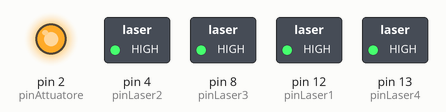
Simulated run of this sketch. Board: Arduino Uno, built with avr-gcc and run on an emulated ATmega328P. Parts: switched loads named in the sketch (green lamp = pin HIGH), output pins drawn as LEDs (lit = HIGH). What the sketch prints to the serial monitor is not drawn.

Above: at 0.1 s.
Timing chart, 0 to 1.6 s (numbered marks = the images above):
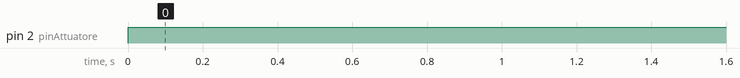

The sketch:

sketch_accelerazione_gravita.ino
```cpp
#define pinAttuatore 2

// nero
#define pinLaser1 12
#define pinRicevitore1 3

// viola
#define pinLaser2 4
#define pinRicevitore2 10

// arancione
#define pinLaser3 8
#define pinRicevitore3 5

// giallo
#define pinLaser4 13
#define pinRicevitore4 6

#define num_laser 4
int pinLaser [num_laser] = {pinLaser1, pinLaser2, pinLaser3, pinLaser4} ;
int pinRicevitore [num_laser] = {pinRicevitore1, pinRicevitore2, pinRicevitore3, pinRicevitore4};

void setup() {
  Serial.begin (9600) ;

  pinMode (pinAttuatore, OUTPUT) ;

  for (int i = 0 ; i < num_laser ; i++) {
    pinMode (pinLaser[i], OUTPUT) ;
    pinMode (pinRicevitore[i], INPUT) ;
    digitalWrite (pinLaser[i], HIGH) ; // accende il laser
  }

  Serial.println ("t1\t t2\t t3\t t4 ") ;
}

void loop() {

  digitalWrite (pinAttuatore, HIGH) ; // accende l'attuatore

  Serial.flush();
  Serial.read();
  Serial.read();

  while (Serial.available() == 0)
    Serial.read () ;

  digitalWrite (pinAttuatore, LOW);
  //Serial.println("===>>>");

  long int t_A = micros () ; // t_avvio

  for (int i = 0 ; i < num_laser ; i++) {
    while (true) {
      if (digitalRead (pinRicevitore[i]) == 1) {
        Serial.print (micros () - t_A) ; // tempo
        Serial.print ("\t") ;
        break;
      }
    }
  }

  Serial.println (" ") ;
  delay(1500);
}
```

Measured:
- by itself, pin 2 (pinAttuatore): LOW → HIGH at 0.00 s
